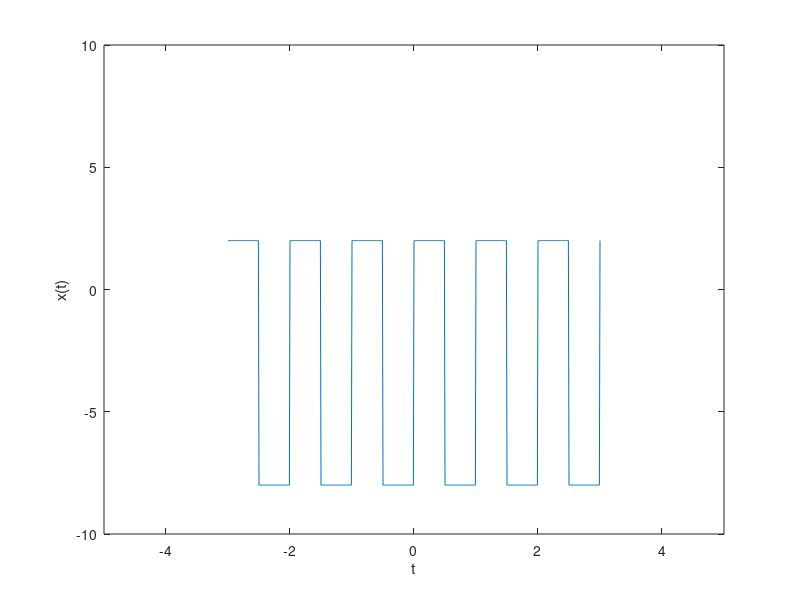

Recreate this plot in MATLAB. (Note: this script raises an error after producing the figure.)
f = 1;
a = 5;
dc_bias = -3;
t = -3:0.01:3;

g = 5*square(2*pi*f*t) + dc_bias;
figure(1);
plot(t,g);
axis([-5 5 -10 10])
ylabel("x(t)")
xlabel("t")
title("075BCT068","Roshan Subedi")
set(gca, 'XAxisLocation', 'origin')
set(gca, 'YAxisLocation', 'origin')
grid on

T = 1/f;
Tint = 0:0.01:T;
y1=@(time) (a*square(2*pi*f*time)+dcBias);
a0 = 2/T*integral(y1,0,T);
sum=0;
m=15;
for k=1:m
    f1 = @(time) (a*square(2*pi*f*time)+dcBias).*cos(k*2*pi*f*time);
    f2 = @(time) (a*square(2*pi*f*time)+dcBias).*sin(k*2*pi*f*time);
    am=2/T*integral(f1,0,T);
    bm=2/T*integral(f2,0,T);
    sum=sum+am.*cos(k*2*pi*f.*t)+bm.*sin(k*2*pi*f.*t);
end
s_t=a0/2+sum;
figure(2);
plot(t,s_t);
axis([-5 5 -10 10])
ylabel("x(t)")
xlabel("t")
title("075BCT068","Roshan Subedi")
set(gca, 'XAxisLocation', 'origin')
set(gca, 'YAxisLocation', 'origin')
grid on